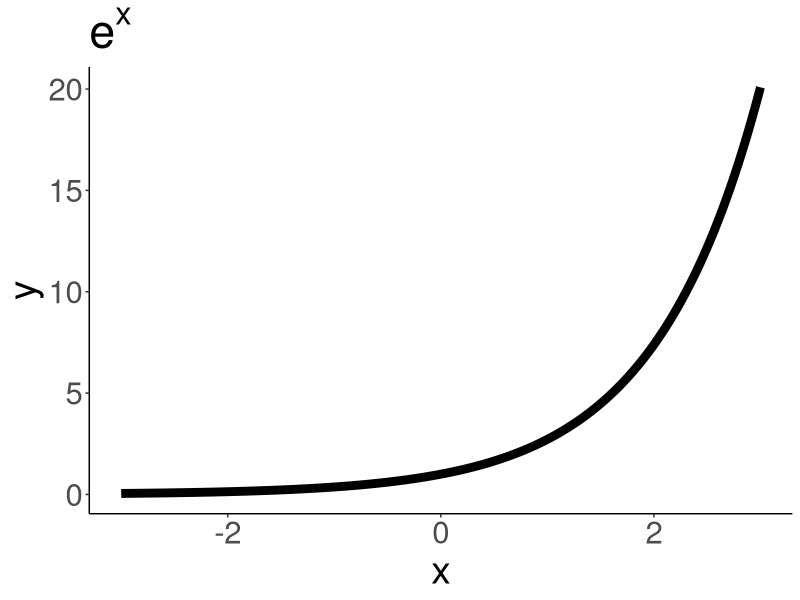
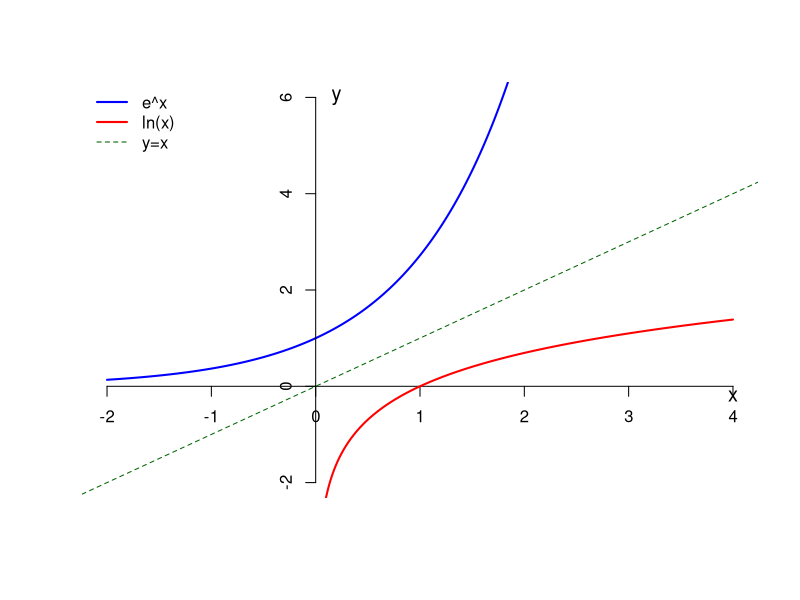

The R script that drew these images, in order: (Note: this script raises an error after producing the figures.)
## ---- chunk 1
library(tidyverse)
## ---- chunk 2

x=seq(-3,3,by=0.01)
y=exp(x)

ggplot()+
  geom_line(aes(x=x,y=y),color="black",linewidth=3)+
  theme_classic()+
  labs(x="x",y="y",title=bquote(e^x))+
  theme(text=element_text(size=28))
## ---- chunk 3

# Define x values
x_exp <- seq(-2, 4, length.out = 500)          # for e^x
x_log <- seq(0.001, 4, length.out = 500)       # for ln(x) (x>0 only)

# Compute y values
y_exp <- exp(x_exp)
y_log <- log(x_log)

# Base plot: no axes, no box, no margin labels
plot(x_exp, y_exp, type = "l", col = "blue", lwd = 2,
     xlab = "", ylab = "",
     xlim = c(-2, 4), ylim = c(-2, 6),         
     main = "",
     axes = FALSE, frame.plot = FALSE)

# Draw custom axes at x=0 and y=0
axis(1, pos = 0)  # x-axis at y=0
axis(2, pos = 0)  # y-axis at x=0

# Add ln(x)
lines(x_log, y_log, col = "red", lwd = 2)

# Add the line y = x (dotted)
abline(0, 1, lty = 2, col = "darkgreen")

# Add legend (no box)
legend("topleft", legend = c("e^x", "ln(x)", "y=x"),
       col = c("blue", "red", "darkgreen"), lwd = c(2,2,1),
       lty = c(1,1,2), bty = "n")

# Add manual axis labels at the ends
text(x = 4, y = -0.2, labels = "x", cex = 1.2)
text(x = 0.2, y = 6, labels = "y", cex = 1.2) 
## ---- chunk 4
knitr::include_graphics("images/area.png")
## ---- chunk 5
knitr::include_graphics("images/reimann.png")
## ---- chunk 6
x=seq(-5,5,by=.1)
y=x^3-12*x+62

x_tab=seq(-3,3,by=1)
y_tab=x_tab^3-12*x_tab+62

data.frame(x=x_tab,y=y_tab) %>% 
  knitr::kable()
## ---- chunk 7

ggplot()+
  geom_line(aes(x=x,y=y),size=2.5,color="#003660")+
  geom_hline(yintercept = 0, color = "black") +
  geom_vline(xintercept = 0, color = "black") +
  theme_classic()+
  annotate("segment",x=-3,xend=-3,y=71,yend=0,linetype=1,color="#FEBC11",size=2)+
  annotate("segment",x=3,xend=3,y=53,yend=0,color="#FEBC11",size=2)+
  theme(text = element_text(size = 28),
                axis.line = element_blank()) +   # remove default axis box
  scale_y_continuous(expand=c(0,0))+
  scale_x_continuous(breaks=seq(-5,5))
## ---- chunk 8
knitr::include_graphics("images/c.png")
## ---- chunk 9
knitr::include_graphics("images/c.png")
## ---- chunk 10
knitr::include_graphics("images/twocurve.png")
## ---- chunk 11
knitr::include_graphics("images/diffxtwo.gif")
